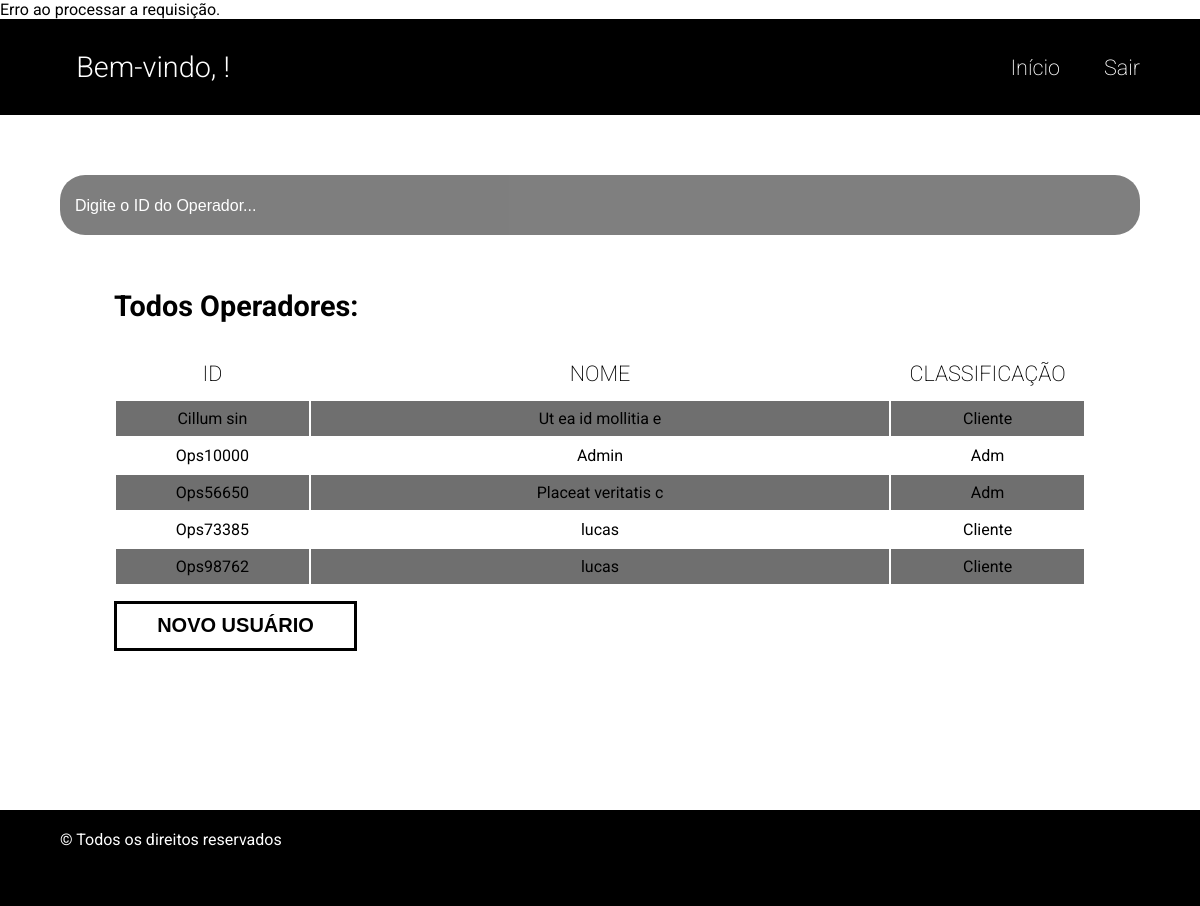
The page /view/registrarADM.php?msg=erro on the database its author committed.
### tables this page shows
CREATE TABLE `usuarios` (
  `idOps` varchar(10) NOT NULL,
  `nome` varchar(100) NOT NULL,
  `classe` enum('adm','cliente') NOT NULL,
  `senha` varchar(255) NOT NULL,
  `email` varchar(100) NOT NULL,
  `created_at` timestamp NOT NULL DEFAULT current_timestamp()
);

### view/registrarADM.php (the view, shortened to what this page needs)
<?php
$conn = new Caminho;
$conexao = $conn->getConn();
$stmt = $conexao->query("SELECT * FROM usuarios");
$usuarios = $stmt->fetchAll(PDO::FETCH_ASSOC);
$msg = $_GET['msg'] ?? '';
if ($msg === 'atualizado') {
    echo "<div class='alert alert-success'>Usuário atualizado com sucesso!</div>";
} elseif ($msg === 'excluido') {
    echo "<div class='alert alert-warning'>Usuário excluído com sucesso!</div>";
} elseif ($msg === 'erro') {
    echo "<div class='alert alert-danger'>Erro ao processar a requisição.</div>";
}
?>
<!DOCTYPE html>
<html lang="pt-br">
<head>
    <link rel="stylesheet" href="../style/style.css?v=<?php echo time(); ?>">
</head>
<body>
    <header class="header">
        <div class="container">
            <h1 id="titulo-home-entrada">Bem-vindo, <span><?php echo htmlspecialchars($_SESSION['nome']); ?></span>!</h1>
            <ul class="nav">
                <li><a href="homeADM.php">Início</a></li>
                <li><a href="../actions/logout.php">Sair</a></li>
            </ul>
        </div>
    </header>
    <section class="main">
        <div class="container">
            <form action="" method="get" class="input-pesquisa">
                <input type="text" placeholder="Digite o ID do Operador..." name="pesquisa" id="pesquisa">
            </form>
            <div class="head-main">
                <h1 class="title">Todos Operadores:</h1>
            </div>
            <div class="tabela">
                <table>
                    <thead class="cabecalho">
                        <tr>
                            <th class="col id">ID</th>
                            <th class="col nome">NOME</th>
                            <th class="col classificacao">CLASSIFICAÇÃO</th>
                        </tr>
                    </thead>
                    <tbody class="chamados">
                        <?php foreach ($usuarios as $i => $usuario): ?>
                            <?php
                                $classeFormatada = $usuario['classe'] === 'tec' ? 'Admin' : ucfirst($usuario['classe']);
                            ?>
                            <tr class="openEditModal"
                                data-id="<?= $usuario['idOps'] ?>"
                                data-nome="<?= $usuario['nome'] ?>"
                                data-email="<?= $usuario['email'] ?>"
                                data-senha="<?= $usuario['senha'] ?>"
                                data-classificacao="<?= $usuario['classe'] ?>">
                                <td class="<?= $i % 2 == 0 ? 'impar-bg' : '' ?>"><?= $usuario['idOps'] ?></td>
                                <td class="<?= $i % 2 == 0 ? 'impar-bg' : '' ?>"><?= $usuario['nome'] ?></td>
                                <td class="<?= $i % 2 == 0 ? 'impar-bg' : '' ?>"><?= $classeFormatada ?></td>
                            </tr>
                        <?php endforeach; ?>
                    </tbody>
                </table>
            </div>
            <div class="novo-cham">
                <button class="openCriaModal" id="btnChamado">NOVO USUÁRIO</button>
            </div>
        </div>
    </section>
    <footer class="footer">
        <p>&copy; Todos os direitos reservados</p>
    </footer>
</body>
</html>

### style/style.css (style rules this page uses)
html, body { height: 100%; width: 100%; margin: 0; padding: 0; font-family: "Roboto", sans-serif; }
h1 { font-size: 1.80rem; }
ul { padding: 0; list-style: none; }
a { text-decoration: none; color: #fff; }
input, textarea { border: none; border-radius: 4px; background-color: rgb(111, 111, 111); box-sizing: border-box; }
.container { width: 90%; display: flex; margin: 0 auto; align-items: center; flex-wrap: wrap; }
#titulo-home-entrada { width: 85%; font-weight: 300; margin: 0 auto; }
.nav { width: 12%; display: flex; flex-wrap: wrap; justify-content: space-between; }
.nav li a { font-size: 1.35rem; font-weight: 200; transition: all 0.3s ease; }
.input-pesquisa { width: 100%; margin-bottom: 30px; }
#pesquisa { display: block; box-sizing: border-box; width: 100%; padding: 10px 15px; margin: 0 auto; border: none; border-radius: 25px; height: 60px; background-color: rgb(0, 0, 0); opacity: 50%; color: #fff; font-size: 1.10rem; font-weight: 200; transition: all 0.3s ease; }
#pesquisa::placeholder { color: #fff; font-weight: 100; font-size: 1rem; }
.head-main { display: flex; width: 90%; align-items: center; justify-content: space-between; margin: 0 auto; }
.title { width: 80%; }
.tabela { width: 90%; margin: 0 auto; }
.tabela table { width: 100%; }
.cabecalho { width: 100%; }
.cabecalho tr { height: 50px; }
.col { font-size: 1.35rem; font-weight: 200; }
.id { width: 20%; }
.impar-bg { background-color: rgb(111, 111, 111); }
.nome { width: 60%; }
.chamados { width: 100%; text-align: center; }
.chamados tr { height: 35px; }
.main { flex: 1; }
.header { height: 12%; width: 100%; background-color: black; margin-bottom: 5%; color: white; align-content: center; }
.footer { height: 12%; width: 100%; background-color: black; margin-top: 12%; }
.footer p { width: 90%; margin: 0 auto; padding: 20px 0; color: #fff; }
.novo-cham { width: 90%; height: 80px; align-content: center; margin: 0 auto; }
#btnChamado { width: 25%; background-color: white; height: 50px; font-size: 1.25rem; font-weight: bold; color: black; border: 3px solid black; transition: all 0.3s ease; }

### rows shown on the page
usuarios: idOps "Cillum sin", nome "Ut ea id mollitia e", classe "Cliente"
usuarios: idOps "Ops10000", nome "Admin", classe "Adm"
usuarios: idOps "Ops56650", nome "Placeat veritatis c", classe "Adm"
usuarios: idOps "Ops73385", nome "lucas", classe "Cliente"
usuarios: idOps "Ops98762", nome "lucas", classe "Cliente"
